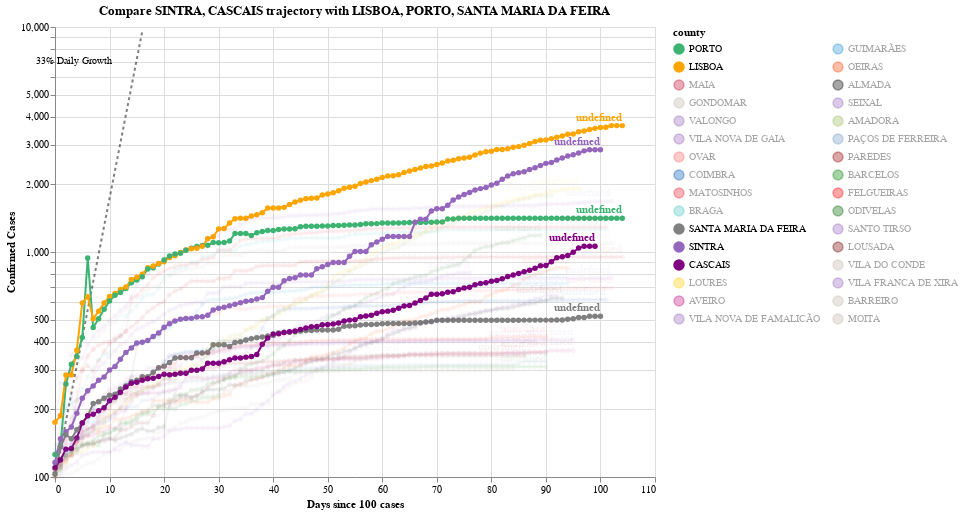

Source (notebook cell):
### Code cell
#hide_input
chart3 = make_since_chart(['SINTRA', 'CASCAIS'])
chart3

### Figure 1 — Vega-Lite specification as saved in the notebook (floating-point values rounded to 4 significant figures; data arrays with more than 128 entries replaced by an {"elided": "..."} marker saying what was removed)
{"config": {"view": {"continuousWidth": 400, "continuousHeight": 300}}, "layer": [{"mark": {"type": "line", "color": "black", "opacity": 0.5, "strokeDash": [3, 3]}, "encoding": {"x": {"type": "quantitative", "field": "Days since 100 cases"}, "y": {"type": "quantitative", "field": "Confirmed Cases"}}}, {"mark": {"type": "text", "align": "right", "dx": -30, "dy": 30, "fontSize": 10, "text": "33% Daily Growth"}, "encoding": {"x": {"type": "quantitative", "field": "Days since 100 cases"}, "y": {"type": "quantitative", "field": "Confirmed Cases"}}, "transform": [{"filter": "(datum['Days since 100 cases'] >= 16)"}]}, {"data": {"name": "data-7fd3de8ebbe8fd9a1ec33dc5c481b4f3"}, "mark": {"type": "line", "point": true}, "encoding": {"color": {"type": "nominal", "field": "county", "legend": {"columns": 2, "symbolLimit": 32}, "scale": {"domain": ["PORTO", "LISBOA", "MAIA", "GONDOMAR", "VALONGO", "VILA NOVA DE GAIA", "OVAR", "COIMBRA", "MATOSINHOS", "BRAGA", "SANTA MARIA DA FEIRA", "SINTRA", "CASCAIS", "LOURES", "AVEIRO", "VILA NOVA DE FAMALICÃO", "GUIMARÃES", "OEIRAS", "ALMADA", "SEIXAL", "AMADORA", "PAÇOS DE FERREIRA", "PAREDES", "BARCELOS", "FELGUEIRAS", "ODIVELAS", "SANTO TIRSO", "LOUSADA", "VILA DO CONDE", "VILA FRANCA DE XIRA", "BARREIRO", "MOITA"], "range": ["mediumseagreen", "orange", "#C60C30", "#C1B7AD", "#9467bd", "#9467bd", "#FF6666", "#0059B3", "#ED2939", "#4DC6BD", "grey", "#9467bd", "purple", "#FFCD00", "#C71585", "#9467bd", "#2495D3", "#FF4500", "black", "#9467bd", "#A1BA59", "#7499c7", "#990000", "green", "#ff0000", "#006600", "#9467bd", "#6f0000", "#C1B7AD", "#9467bd", "#C1B7AD", "#C1B7AD"]}}, "opacity": {"condition": {"value": 1, "selection": "selector003"}, "value": 0.05}, "tooltip": [{"type": "temporal", "field": "Date"}, {"type": "nominal", "field": "county"}, {"type": "quantitative", "field": "Confirmed Cases"}, {"type": "quantitative", "field": "Days since 100 cases"}], "x": {"type": "quantitative", "field": "Days since 100 cases"}, "y": {"type": "quantitative", "field": "Confirmed Cases", "scale": {"type": "log"}}}, "height": 450, "selection": {"selector003": {"type": "multi", "fields": ["county"], "bind": "legend", "init": [{"county": "SINTRA"}, {"county": "CASCAIS"}, {"county": "LISBOA"}, {"county": "PORTO"}, {"county": "SANTA MARIA DA FEIRA"}]}}, "width": 600}, {"data": {"name": "data-7fd3de8ebbe8fd9a1ec33dc5c481b4f3"}, "mark": {"type": "text", "align": "right", "dy": -8, "fontWeight": "bold"}, "encoding": {"color": {"type": "nominal", "field": "county", "legend": {"columns": 2, "symbolLimit": 32}, "scale": {"domain": ["PORTO", "LISBOA", "MAIA", "GONDOMAR", "VALONGO", "VILA NOVA DE GAIA", "OVAR", "COIMBRA", "MATOSINHOS", "BRAGA", "SANTA MARIA DA FEIRA", "SINTRA", "CASCAIS", "LOURES", "AVEIRO", "VILA NOVA DE FAMALICÃO", "GUIMARÃES", "OEIRAS", "ALMADA", "SEIXAL", "AMADORA", "PAÇOS DE FERREIRA", "PAREDES", "BARCELOS", "FELGUEIRAS", "ODIVELAS", "SANTO TIRSO", "LOUSADA", "VILA DO CONDE", "VILA FRANCA DE XIRA", "BARREIRO", "MOITA"], "range": ["mediumseagreen", "orange", "#C60C30", "#C1B7AD", "#9467bd", "#9467bd", "#FF6666", "#0059B3", "#ED2939", "#4DC6BD", "grey", "#9467bd", "purple", "#FFCD00", "#C71585", "#9467bd", "#2495D3", "#FF4500", "black", "#9467bd", "#A1BA59", "#7499c7", "#990000", "green", "#ff0000", "#006600", "#9467bd", "#6f0000", "#C1B7AD", "#9467bd", "#C1B7AD", "#C1B7AD"]}}, "opacity": {"condition": {"value": 1, "selection": "selector003"}, "value": 0.05}, "text": {"type": "nominal", "field": "Country"}, "tooltip": [{"type": "temporal", "field": "Date"}, {"type": "nominal", "field": "county"}, {"type": "quantitative", "field": "Confirmed Cases"}, {"type": "quantitative", "field": "Days since 100 cases"}], "x": {"type": "quantitative", "field": "Days since 100 cases"}, "y": {"type": "quantitative", "field": "Confirmed Cases", "scale": {"type": "log"}}}, "height": 450, "transform": [{"filter": "(datum['Date'] >= 1593993600000)"}], "width": 600}], "data": {"name": "data-7493277d87c6abc7391ebb790fe2b5de"}, "title": "Compare SINTRA, CASCAIS trajectory with LISBOA, PORTO, SANTA MARIA DA FEIRA", "$schema": "https://vega.github.io/schema/vega-lite/v4.8.1.json", "datasets": {"data-7493277d87c6abc7391ebb790fe2b5de": [{"Days since 100 cases": 0, "Confirmed Cases": 100.0}, {"Days since 100 cases": 1, "Confirmed Cases": 133.0}, {"Days since 100 cases": 2, "Confirmed Cases": 176.9}, {"Days since 100 cases": 3, "Confirmed Cases": 235.3}, {"Days since 100 cases": 4, "Confirmed Cases": 312.9}, {"Days since 100 cases": 5, "Confirmed Cases": 416.2}, {"Days since 100 cases": 6, "Confirmed Cases": 553.5}, {"Days since 100 cases": 7, "Confirmed Cases": 736.1}, {"Days since 100 cases": 8, "Confirmed Cases": 979.1}, {"Days since 100 cases": 9, "Confirmed Cases": 1302.0}, {"Days since 100 cases": 10, "Confirmed Cases": 1732.0}, {"Days since 100 cases": 11, "Confirmed Cases": 2303.0}, {"Days since 100 cases": 12, "Confirmed Cases": 3064.0}, {"Days since 100 cases": 13, "Confirmed Cases": 4074.0}, {"Days since 100 cases": 14, "Confirmed Cases": 5419.0}, {"Days since 100 cases": 15, "Confirmed Cases": 7207.0}, {"Days since 100 cases": 16, "Confirmed Cases": 9586.0}], "data-7fd3de8ebbe8fd9a1ec33dc5c481b4f3": {"elided": "3005 records"}}}
